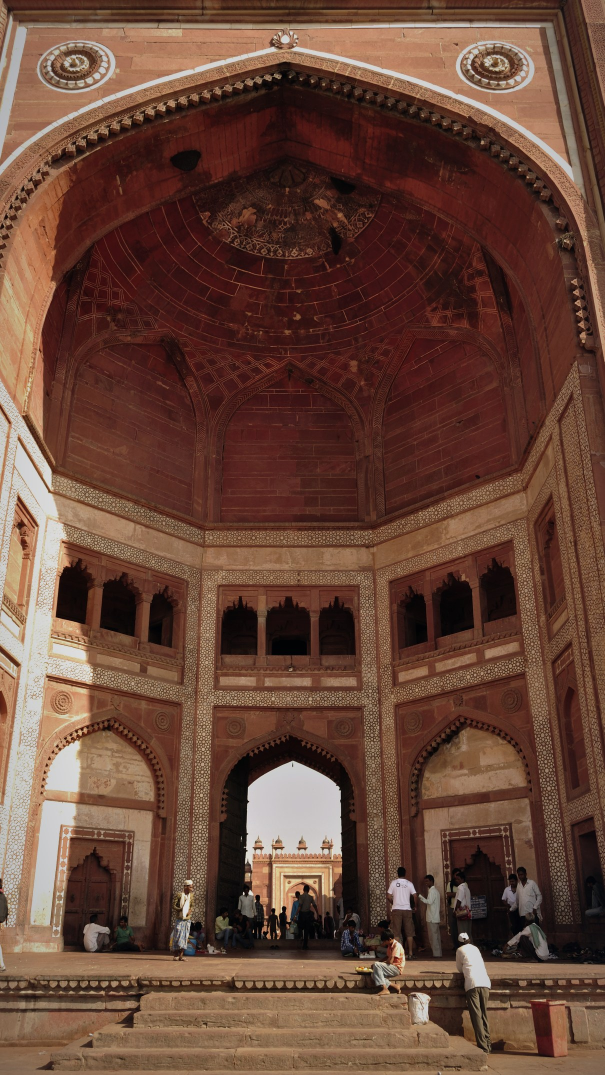
#> input picture akbar-was-he-great/assets/img/bg_buland.jpg, 1210 x 2150 px (shown at 1/2 size)
$ python -i photo_grade.py   (imports and definitions only)
#> lines starting #> are read from the running program, lines starting #| are printed output that depends on the picture
"""Bake the background-photo grade into the JPEG (kit v3) instead of a per-frame CSS filter on a moving image.
Presets:
  deep  = the look used up to Industrialization v4 (CSS grayscale .25 + saturate .85 + brightness .62 + contrast 1.06)
  clean = brighter editorial look (user 2026-10-17: "dimmed stock photos" read as template work): more colour and
          light, gentle navy split-tone in the shadows, vignette; pair it with the lighter #bgshade that
          jg.Scene.write(grade="clean") switches on.
Usage: bake(src, out, (W, H), preset="clean", focal=(0.5, 0.5))   (Termux python: Pillow + numpy; light)."""
from pathlib import Path
import numpy as np
from PIL import Image, ImageEnhance

NAVY = np.array([11, 18, 32], np.float32)
PRESETS = {
    "deep": dict(color=0.64, bright=0.62, contrast=1.06, navy=0.0, vig=0.0),
    "clean": dict(color=0.92, bright=0.86, contrast=1.05, navy=0.14, vig=0.30),
}

def cover(im, W, H, focal=(0.5, 0.5)):
    """Crop to the W:H aspect around a focal point, then resize (object-fit: cover)."""
#> called with W = 2150, H = 1210, focal = (0.5, 0.5)
    iw, ih = im.size; r = W / H
#> after `iw, ih = im.size`: iw = 1210; ih = 2150
    cw, ch = (int(ih * r), ih) if iw / ih > r else (iw, int(iw / r))
#> cw = 1210; ch = 680
    x0 = min(max(0, int(focal[0] * iw - cw / 2)), iw - cw); y0 = min(max(0, int(focal[1] * ih - ch / 2)), ih - ch)
#> after `x0 = min(max(0, int(focal[0] * iw - cw / 2)), iw - cw)`: x0 = 0
#> after `y0 = min(max(0, int(focal[1] * ih - ch / 2)), ih - ch)`: y0 = 735
    return im.crop((x0, y0, x0 + cw, y0 + ch)).resize((W, H), Image.LANCZOS)
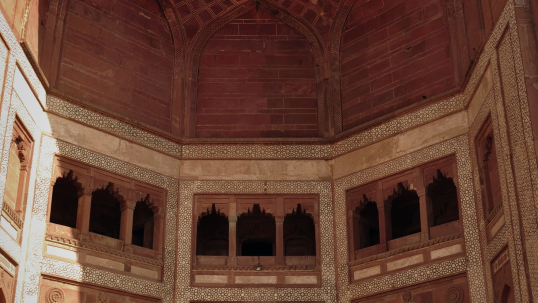
#> returned value: PIL image 2150x1210 RGB (shown at 1/4 size); mean R, G, B 103.6, 67.3, 52.7

def bake(src, out, size=(1920, 1080), preset="clean", focal=(0.5, 0.5), oversize=1.12):
    """oversize: the CSS shows the image at 110-112 % for the Ken Burns pan, so bake a little larger than the canvas."""
    p = PRESETS[preset]; W, H = (round(size[0] * oversize), round(size[1] * oversize))
    im = cover(Image.open(src).convert("RGB"), W, H, focal)
    im = ImageEnhance.Color(im).enhance(p["color"]); im = ImageEnhance.Brightness(im).enhance(p["bright"])
#> after `im = ImageEnhance.Brightness(im).enhance(p['bright'])`:
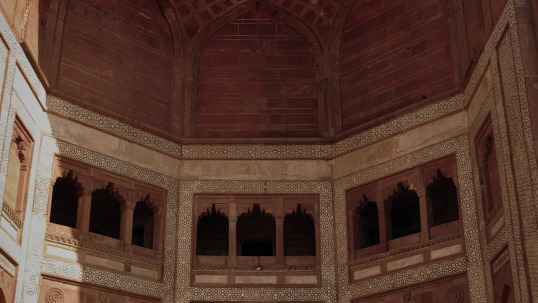
#> im: PIL image 2150x1210 RGB (shown at 1/4 size); mean R, G, B 86.3, 57.5, 46.1
    im = ImageEnhance.Contrast(im).enhance(p["contrast"])
    a = np.asarray(im).astype(np.float32)
    if p["navy"]:   # split-tone: shadows lean navy, highlights stay neutral
        lum = (a @ np.array([0.2126, 0.7152, 0.0722], np.float32))[..., None] / 255
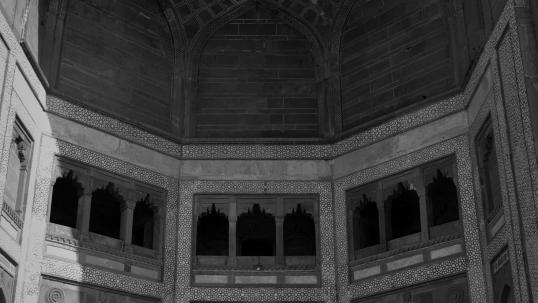
#> lum: shape (1210, 2150, 1) float32 (shown at 1/4 size); min 0, max 0.822, mean 0.244
        k = p["navy"] * (1 - lum) ** 1.5
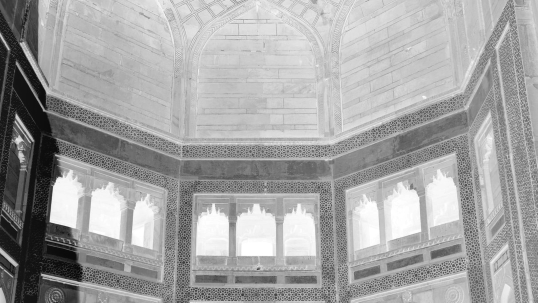
#> k: shape (1210, 2150, 1) float32 (shown at 1/4 size); min 0.0105, max 0.14, mean 0.0938; drawn with min black and max white
        a = a * (1 - k) + NAVY * k
    if p["vig"]:
        yy, xx = np.mgrid[0:H, 0:W].astype(np.float32)
        d = ((xx - W / 2) / (W * 0.62)) ** 2 + ((yy - H / 2) / (H * 0.62)) ** 2
        v = 1 - p["vig"] * np.clip(d - 0.35, 0, 1)
        a = a * v[..., None] + NAVY * (1 - v[..., None])
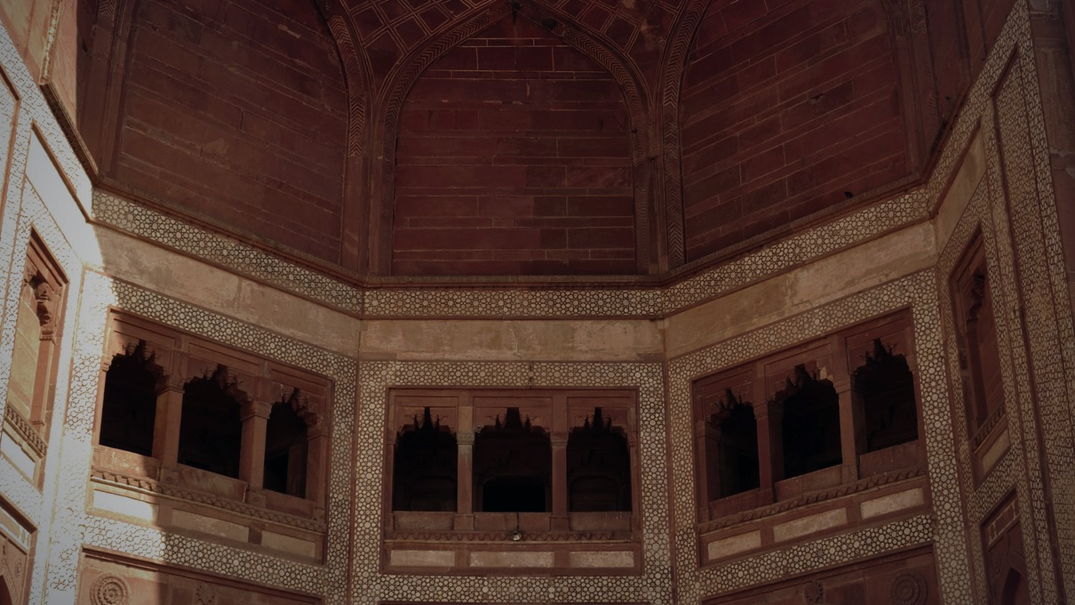
#> a: shape (1210, 2150, 3) float32 (shown at 1/2 size); mean R, G, B 77, 51.9, 43.4
    Path(out).parent.mkdir(parents=True, exist_ok=True)
    Image.fromarray(np.clip(a, 0, 255).astype(np.uint8)).save(out, quality=88)
    return out

# [5 lines not run here, left out]

>>> result = bake('../../akbar-was-he-great/assets/img/bg_buland.jpg', 'out.png')
